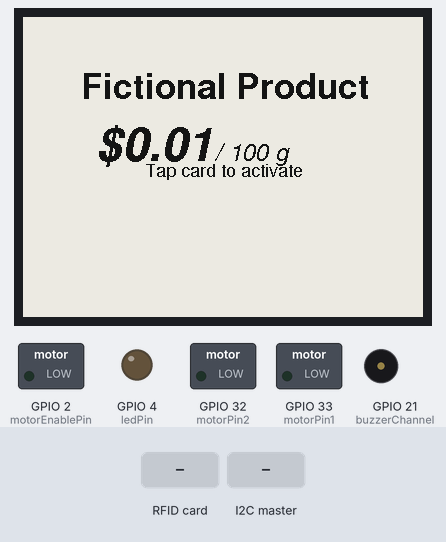
Bench run of a sketch on a simulated ESP32. Parts: 400×300 one-colour display, switched loads named in the sketch (green lamp = pin HIGH), output pins drawn as LEDs (lit = HIGH), buzzer (waves = sounding). The inputs (shaded band) are chosen by the test bench. What the sketch prints to the serial monitor is not drawn.

Above: at 7.0 s.
7.1 s: RFID card 5E 7A 19 C4 held to the reader
At 8.49 s:
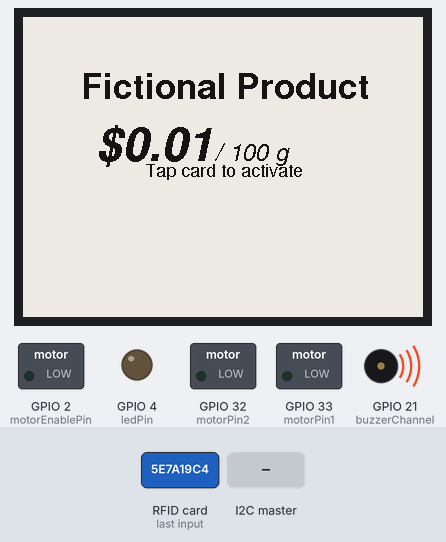
10.1 s: the I2C master sends the byte 5
At 14.1 s:
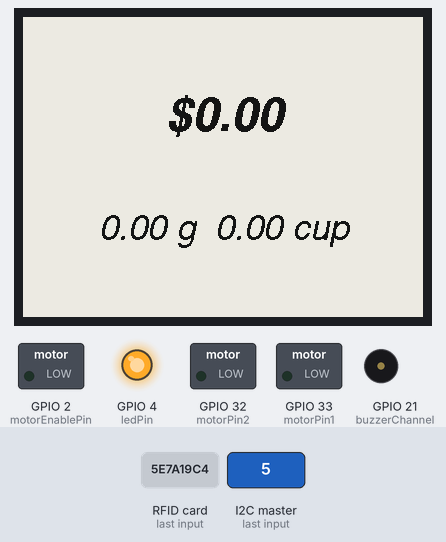
14.3 s: the I2C master sends the byte 90
At 23.3 s:
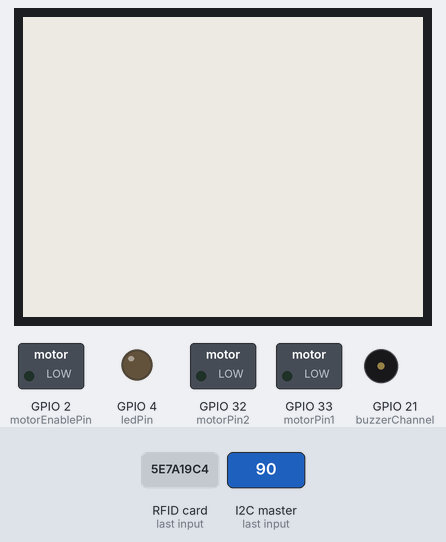
Timing chart, 0 to 24.8 s (numbered marks = the images above; inputs shaded):
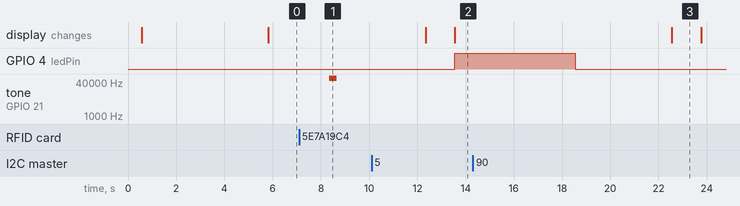

Measured:
- after the input at 7.1 s, tone on GPIO 21 (buzzerChannel): silent → 60000 Hz after 1.2 s, → silent 0.30 s later

The sketch:

firmware_slave.ino
```cpp
/**
   A simple sketch to test and demo the dispenser's current features
*/

#include "DispenserData.h"
#include "DispenserUI.h"
#include "Dispenser.h"
#include <Wire.h>
//#include <WiFi.h>
//#include <HTTPClient.h>

// Const
const int dispensingTimout = 5000; //in milliseconds
float weight;
float prevWeight = 0;

// Wifi constants
//const char* wifiSsid = "Crunchy";
//const char* wifiPassword = "muffin4me";
//const int httpConnectionTimeout = 500;
//const char* cartServiceURL = "http://10.0.0.88:8080/Cart";
//const char* pulseServiceURL = "http://10.0.0.88:8080/Pulse";

Dispenser dp;

void setup()
{
  // Initialise dispenser

  // Connect to WiFi
//  WiFi.begin(wifiSsid, wifiPassword);

//  while (WiFi.status() != WL_CONNECTED) {
//    delay(500);
//    Serial.println("Connecting to WiFi...");
//  }

//  Serial.println("Connected to WiFi...");
//  Serial.println(WiFi.localIP());

  dp.begin();
  // Show product screen at startup
  dp.clearScreen();
  dp.showProductScreen();
  Serial.begin(115200);
}

void loop()
{
      // Continuosly check for rfid cards
      if (dp.isCardPresent()) {
        Serial.print("CardID: ");
        Serial.println(dp.getCardID());
        // If one is detected, toggle LED
        // and display sale screen
        dp.buzz();
        dp.clearScreen();
        dp.showSaleScreen(0);
        dp.ledOn();


        // Keep filling container until timout is reached
         unsigned long startTime = millis();
         while (millis() - startTime < dispensingTimout) {
            Wire.begin(8);                // join i2c bus with address #8
            Wire.onReceive(receiveEvent);

          // Toggle motor depending on whether
          // button is pressed
          if (dp.isButtonPressed()) {
            startTime = millis();
            Serial.println("Dispensing.");
            dp.motorOn(255);
//            Wire.onReceive(receiveEvent);
           } else {
            dp.motorOff();
          }
          delay(500);
       }

        // Debug echo
//        Serial.println("Exiting dispensing mode.");
//        Serial.print("CardID: ");
//        Serial.println(cardID);
//        Serial.print("machineID: ");
//        Serial.println(machineID);
//        Serial.print("weightGrams: ");
//        Serial.println(weightGrams);

        // After timout, "stop dispensing",
        // and return to product screen
        dp.motorOff();
        //dp.showSaleScreen(weight);
        dp.ledOff();
//        Wire.onReceive(receiveEvent);
        //dp.resetWeight(); //reset
        dp.clearScreen();
        dp.showProductScreen();
    }
      delay(2500);
//      weight = 0;
//      prevWeight = 0;
}
void receiveEvent(int howmany) {

  String weightstring = "";
  while(Wire.available()) // loop through all but the last
  {
    char w = Wire.read(); // receive byte as a character
    weightstring = weightstring + w;
    //Serial.print(weightstring);         // print the character
  }
   weight = weightstring.toFloat(); // respond with message of 6 bytes // as expected by master
   //Serial.println(weight);
   //if (weight < prevWeight) {
      dp.showSaleScreen(weight);
      prevWeight = weight;
   // }
//    Serial.println(weight);
    Serial.println(prevWeight);
}
```

Dispenser.cpp
```cpp
/**
 * Central class that operates the dispenser's data,
 * user interface, sensors and actuators.
 *
 * Relies on the following libraries:
 * HX711 for the load cell: https://github.com/bogde/HX711
 *  - Check README for calibration details
 * MFRC522 for the rfid module: https://github.com/miguelbalboa/rfid
 */
#include "Arduino.h"
#include "SPI.h"
#include "DispenserData.h"
#include "DispenserUI.h"
#include "Dispenser.h"
#include "HX711.h" // For Testing only
#include "TestHX711.h"
#include "MFRC522.h"


// Pin Definitions
const int buttonPin = 5;
const int ledPin = 4;
const int buzzerPin = 21;
const int buzzerFrequency = 60000;
const int buzzerChannel = 21;
const int rfidSS = 15;
const int spiRST = 6;
const int motorPin1 = 33;
const int motorPin2 = 32;
const int motorEnablePin = 2;
const int motorFrequency = 30000;
const int motorChannel = 1;
const int loadCellDataPin = 26;
const int loadCellClockPin = 25;
const int pwmResolution = 8; // in bits

// Declare load cell object
TestHX711 scale;

// Initialise RFID module
MFRC522 rfid(rfidSS, spiRST);

// Declare dispenser UI and Data objects
const bool isDebugMode = false;
DispenserUI UI;
DispenserData data;

Dispenser::Dispenser()
{
}

void Dispenser::begin()
{
  Serial.println("Dispenser Initialization - Started");

  // Init SPI communication
  Serial.println("Starting SPI");
  SPI.begin();
  Serial.println("Starting SPI, Complete");

  // Pushbutton setup
  Serial.println("Configuring Push Button");
  pinMode(buttonPin, INPUT);

  // LED setup
  Serial.println("Configuring LED");
  pinMode(ledPin, OUTPUT);
  digitalWrite(ledPin, LOW);

  // Buzzer setup
  Serial.println("Configuring Buzzer");
//  ledcSetup(buzzerChannel, buzzerFrequency, pwmResolution);
//  ledcAttachPin(buzzerPin, buzzerChannel);

  // RFID setup
  Serial.println("Starting RFID");
  rfid.PCD_Init();
  delay(500);
  Serial.println("Starting RFID - Complete");

  // Motor and Motor Shield setup
  Serial.println("Configuring Motor Shield");
  pinMode(motorPin1, OUTPUT);
  pinMode(motorPin2, OUTPUT);
  pinMode(motorEnablePin, OUTPUT);
//  ledcSetup(motorChannel, motorFrequency, pwmResolution);
//  ledcAttachPin(motorEnablePin, motorChannel);
//
  // Load cell setup
  Serial.println("Configuring Load Cell");
//  scale.begin(loadCellDataPin, loadCellClockPin);
//  scale.set_scale(451.f);
//  scale.tare();

  // Display setup
  Serial.println("Configuring Display");
  UI.begin();

  Serial.println("Dispenser Initialization - Complete");
}

bool Dispenser::isButtonPressed()
{
  bool returnVal = digitalRead(buttonPin) == HIGH;
  if(isDebugMode) {
    Serial.print("Dispenser::isButtonPressed: ");
    Serial.println(returnVal);
  }
  return returnVal;
}

void Dispenser::ledOn()
{
  digitalWrite(ledPin, HIGH);
}

void Dispenser::ledOff()
{
  digitalWrite(ledPin, LOW);
}

void Dispenser::buzz()
{
  tone(buzzerChannel, buzzerFrequency, 300);
  //delay(300);  // Default buzz time

}

bool Dispenser::isCardPresent()
{
  bool returnVal = true;

  if (!rfid.PICC_IsNewCardPresent()) {
   returnVal = false;

  } else if (!rfid.PICC_ReadCardSerial()) {
   returnVal = false;

  }

  if(isDebugMode) {
    Serial.print("Dispenser::isCardPresent: ");
    Serial.println(returnVal);
  }

  return returnVal;

}

String Dispenser::getCardID()
{
  // Read card UID
  // (Can probably be done more efficiently
  //  using char* instead of String Objects)
  String ID = "";
  for (int i = 0; i < rfid.uid.size; i++) {
   if (rfid.uid.uidByte[i] < 0x10) {ID += "0";}
   ID += String(rfid.uid.uidByte[i], HEX);
  }
  // Stop the reading process and return the UID
  rfid.PICC_HaltA();
  rfid.PCD_StopCrypto1();
  return ID;
}

void Dispenser::motorOn(byte power)
{
  digitalWrite(motorPin1, HIGH);
  digitalWrite(motorPin2, LOW);
//  ledcWrite(motorChannel, power);
}

void Dispenser::motorOff()
{
  digitalWrite(motorPin1, LOW);
  digitalWrite(motorPin2, LOW);
//  ledcWrite(motorChannel, 0);
}

unsigned int Dispenser::getWeight()
{
  // Prevents load cell from returning
  // slightly negative weights
  if (scale.get_units() <= 0) {
    return 0;
  }
  // Return weight rounded to the nearest gram
  return round(scale.get_units());
}

void Dispenser::clearScreen()
{
  UI.clearScreen();
}

void Dispenser::showProductScreen()
{
  UI.displayProductInfo(
    data.getProductName(),
    data.getProductCost(),
    data.getHelperText()
  );
}

void Dispenser::showSaleScreen(float weight)
{
  UI.displaySaleInfo(
    data.weightToPrice(weight),
    weight,
    data.weightToCups(weight)
  );
}

void Dispenser::updateProductInfo(float cost, String name, String text, unsigned int density)
{
  data.setProductCost(cost);
  data.setProductName(name);
  data.setHelperText(text);
  data.setProductDensity(density);
}

// To add weight from fake TestHX711
void Dispenser::addWeight(){
  scale.increment();
}

// To add weight from fake TestHX711
void Dispenser::resetWeight(){
  scale.tare();
}
```

Dispenser.h
```cpp
/**
 * Central class that operates the dispenser's data,
 * user interface, sensors and actuators.
 */
#ifndef Dispenser_h
#define Dispenser_h

#include "Arduino.h"

class Dispenser
{
  public:
    Dispenser();
    void begin();
    // Button
    bool isButtonPressed();
    // LED
    void ledOn();
    void ledOff();
    // Buzzer
    void buzz();
    // RFID Module
    bool isCardPresent();
    String getCardID();
    // DC Motor
    void motorOn(byte power);
    void motorOff();
    // Load Cell (scale)
    unsigned int getWeight();
    // Display
    void clearScreen();
    void showProductScreen();
    void showSaleScreen(float weight);
    // Miscellaneous
    void updateProductInfo(
      float cost,
      String name,
      String text,
      unsigned int density
    );
    void addWeight();
    void resetWeight();
  private:

};

#endif
```

DispenserData.cpp
```cpp
/**
 *  Helper class to contain, access, and set the all
 *  dispenser-related data.
 */
#include "Arduino.h"
#include "DispenserData.h"

DispenserData::DispenserData()
{
  // Constructor. Initialises default values.
  _productCost = 0.01;
  _productName = "Fictional Product"; // Max 17 characters
  _helperText = "Tap card to activate";
  _cupSize = 0.23659;
  _productWeight = 0;
  _productDensity = 410;
}

float DispenserData::getProductCost()
{
  return _productCost;
}

String DispenserData::getProductName()
{
  return _productName;
}

String DispenserData::getHelperText()
{
  return _helperText;
}

float DispenserData::getProductWeight()
{
  return _productWeight;
}

float DispenserData::weightToPrice(float weight)
{
  // rounds price to the nearest cent
  return roundf(weight * _productCost * 100) / 100;
}

float DispenserData::weightToCups(float weight)
{
  // cups = weight / (cup size * density)
  // Rounded to nearest hundredth
  return roundf((weight / (_cupSize * _productDensity)) * 100) / 100;
}

void DispenserData::setProductCost(float cost)
{
  _productCost = cost;
}

void DispenserData::setProductName(String name)
{
  _productName = name;
}

void DispenserData::setHelperText(String text)
{
  _helperText = text;
}

void DispenserData::setProductDensity(unsigned int density)
{
  _productDensity = density;
}

void DispenserData::updateProductAmt(float weight)
{
  _productWeight = weight;
}
```

DispenserData.h
```cpp
/**
 *  Helper class to contain, access, and set all
 *  dispenser-related data.
 */
#ifndef DispenserData_h
#define DispenserData_h

#include "Arduino.h"

class DispenserData
{
  public:
    DispenserData();
    float getProductCost();
    String getProductName();
    String getHelperText();
    float getProductWeight();
    float weightToPrice(float weight);
    float weightToCups(float weight);
    void setProductCost(float cost);
    void setProductName(String name);
    void setHelperText(String text);
    void setProductDensity(unsigned int density);
    void updateProductAmt(float weight);
  private:
    float _productCost;  // $ / 100g
    String _productName;
    String _helperText;
    float _cupSize; // Volume of US customary cup (recipes) in L
    unsigned int _productWeight;
    unsigned int _productDensity; // kg / m^3
};

#endif
```

DispenserUI.cpp
```cpp
/**
 * Helper class to display the the dispenser's user interface
 * on the Waveshare 2.9 inch e-paper module (black/white)
 *
 * Relies on the GxEPD2 e-paper display found at https://github.com/ZinggJM/GxEPD2
 * The pin mapping is as follows:
 * BUSY -> 4, RST -> 16, DC -> 17, CS -> SS(5), CLK -> SCK(18), DIN -> MOSI(23), GND -> GND, 3.3V -> 3.3V
 *
 * More info on how displays work here:
 * https://learn.adafruit.com/adafruit-gfx-graphics-library/graphics-primitives
 */
#include "Arduino.h"
#include "DispenserUI.h"

// Include display library
#include <GxEPD2_BW.h>
//#include <GxEPD2_3C.h>

#define MAX_DISPLAY_BUFFER_SIZE 800 // e.g. full height for 200x200

// Intialise display object
#define MAX_HEIGHT_BW(EPD) (EPD::HEIGHT <= (MAX_DISPLAY_BUFFER_SIZE / 2) / (EPD::WIDTH / 8) ? EPD::HEIGHT : (MAX_DISPLAY_BUFFER_SIZE / 2) / (EPD::WIDTH / 8))
GxEPD2_BW<GxEPD2_420, MAX_HEIGHT_BW(GxEPD2_420)> display(GxEPD2_420(/*CS=10*/ SS, /*DC=*/ 8, /*RST=*/ 9, /*BUSY=*/ 7));

// Include necessary Fonts
#include <Fonts/FreeSans9pt7b.h>
#include <Fonts/FreeSansBold18pt7b.h>
#include <Fonts/FreeSansBold24pt7b.h>
#include <Fonts/FreeSansOblique12pt7b.h>
#include <Fonts/FreeSansOblique18pt7b.h>
#include <Fonts/FreeSansBoldOblique24pt7b.h>

DispenserUI::DispenserUI()
{

}

void DispenserUI::begin()
{
  // Initialises default settings.
  display.init(115200);
  display.setRotation(0);
  display.setTextColor(GxEPD_BLACK);
  display.setPartialWindow(0,0, display.width(), display.height());
}

void DispenserUI::clearScreen()
{
  display.setFullWindow();
  display.fillScreen(GxEPD_WHITE);
  display.firstPage();
  do
  {
    display.fillScreen(GxEPD_WHITE);
  }
  while (display.nextPage ());
  display.setPartialWindow(0,0, display.width(), display.height());
}

void DispenserUI::displayProductInfo(String name, float cost, String text)
{
  // Placement of product name box (Top)
  int16_t tbx, tby;
  uint16_t tbw, tbh;
  display.setFont(&FreeSansBold18pt7b);
  display.getTextBounds(name, 0, 0, &tbx, &tby, &tbw, &tbh);
  uint16_t x = (display.width() - tbw) / 2;
  uint16_t y = (display.height() + tbh) / 4;

  // Placement of product cost/weight boxes (Middle)
  String costString = "$" + String(cost);
  int16_t tbx2, tby2;
  uint16_t tbw2, tbh2;
  display.setFont(&FreeSansBold24pt7b);
  display.getTextBounds(costString, 0, 0, &tbx2, &tby2, &tbw2, &tbh2);
  uint16_t x2 = (display.width() - tbw2) / 4;
  uint16_t y2 = ((display.height() + tbh2) / 3) + 30;

  String weightString = " / 100 g";
  uint16_t x3 = x2 + tbw2 + 5;
  uint16_t y3 = y2;

  // Placement of helper text box (Bottom)
  int16_t tbx4, tby4;
  uint16_t tbw4, tbh4;
  display.setFont(&FreeSans9pt7b);
  display.getTextBounds(text, 0, 0, &tbx4, &tby4, &tbw4, &tbh4);
  uint16_t x4 = (display.width() - tbw4) / 2;
  uint16_t y4 = ((display.height() + tbh4) / 4) + 80;

  // Display the boxes on the screen
  display.firstPage();
  do
  {
    display.setCursor(x, y);
    display.setFont(&FreeSansBold18pt7b);
    Serial.print("displayProductInfo L1: ");
    Serial.println(name);
    display.print(name);

    display.setCursor(x2, y2);
    display.setFont(&FreeSansBoldOblique24pt7b);
    Serial.print("displayProductInfo L2: ");
    Serial.println(costString);
    display.print(costString);

    display.setCursor(x3, y3);
    display.setFont(&FreeSansOblique12pt7b);
    Serial.print("displayProductInfo L3: ");
    Serial.println(weightString);
    display.print(weightString);

    display.setCursor(x4, y4);
    display.setFont(&FreeSans9pt7b);
    Serial.print("displayProductInfo L4: ");
    Serial.println(text);
    display.print(text);
  }
  while (display.nextPage());
}

void DispenserUI::displaySaleInfo(float price, float weight, float cups)
{
  // Placement of price box (Top)
  String priceString = "$" + String(price);
  int16_t tbx, tby;
  uint16_t tbw, tbh;
  display.setFont(&FreeSansBold24pt7b);
  display.getTextBounds(priceString, 0, 0, &tbx, &tby, &tbw, &tbh);
  uint16_t x = (int) (display.width() - tbw) / 2;
  uint16_t y = (int) (display.height() + tbh) / 3;

  // Placement of amount box (Bottom)
  String amtString = String(weight) + " g  " + String(cups) + " cup";
  int16_t tbx2, tby2;
  uint16_t tbw2, tbh2;
  display.setFont(&FreeSansOblique18pt7b);
  display.getTextBounds(amtString, 0, 0, &tbx2, &tby2, &tbw2, &tbh2);
  uint16_t x2 = (int) (display.width() - tbw2) / 2;
  uint16_t y2 = (int) (display.height() + tbh2) / 3 * 2;

  // Display the boxes on the screen
  display.firstPage();
  do
  {
    display.setCursor(x, y);
    display.setFont(&FreeSansBoldOblique24pt7b);
    display.print(priceString);
    Serial.print("displaySaleInfo L1: ");
    Serial.println(priceString);

    display.setCursor(x2, y2);
    display.setFont(&FreeSansOblique18pt7b);
    Serial.print("displaySaleInfo L2: ");
    Serial.println(amtString);
    display.print(amtString);
  }
  while (display.nextPage());
}
```

DispenserUI.h
```cpp
/**
 * Helper class to display the the dispenser's user interface
 */
#ifndef DispenserUI_h
#define DispenserUI_h

#include "Arduino.h"

class DispenserUI
{
  public:
    DispenserUI();
    void begin();
    void clearScreen();
    void displayProductInfo(String name, float cost, String text);
    void displaySaleInfo(float price, float weight, float cups);
};

#endif
```

TestHX711.cpp
```cpp
#include "Arduino.h"
#include "TestHX711.h"

int scaleValue;
int incrementValue;
float scalingFactor;

TestHX711::TestHX711(){
  scaleValue = 0;
  scalingFactor = 1.f;
  incrementValue = 1;
}

void TestHX711::begin(int DataPin, int ClockPin){
}

void TestHX711::set_scale(float scaleFactor){
  scalingFactor = scaleFactor;
}

void TestHX711::tare(){
  scaleValue = 0;
}

int TestHX711::get_units(){
  return scaleValue * scalingFactor;
}

void TestHX711::increment(){
  scaleValue += incrementValue;
}
```

TestHX711.h
```cpp
/**
 * Central class that operates the dispenser's data,
 * user interface, sensors and actuators.
 */
#ifndef TestHX711_h
#define TestHX711_h

#include "Arduino.h"

class TestHX711
{
  public:
    TestHX711();
    void begin(int DataPin, int ClockPin);
    void set_scale(float scaleFactor);
    void tare();
    void increment();
    int get_units();
  private:

};

#endif
```
